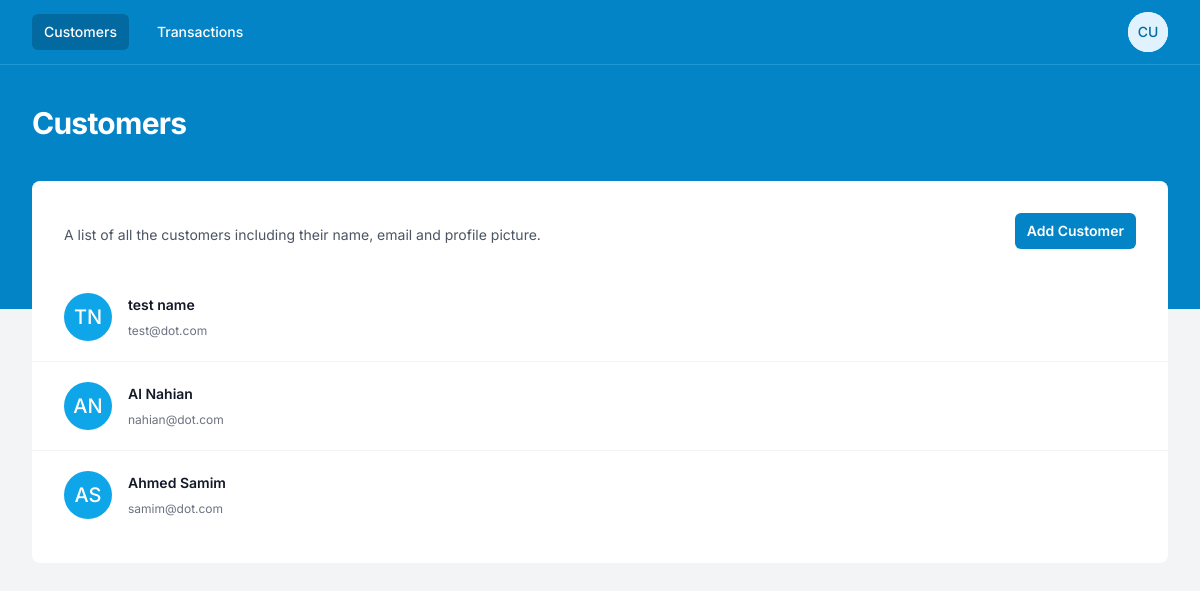
Page /admin/customers.php on the committed database.
### tables this page shows
CREATE TABLE `user` (
  `id` int(6) UNSIGNED NOT NULL,
  `firstname` varchar(30) NOT NULL,
  `lastname` varchar(30) DEFAULT NULL,
  `email` varchar(50) DEFAULT NULL,
  `pass` varchar(50) DEFAULT NULL,
  `reg_date` timestamp NOT NULL DEFAULT current_timestamp() ON UPDATE current_timestamp()
);

### includes/User.php (called while the page is built, shortened)
<?php
class User
{
    public static function getAll()
    {
        $conn = Connection::__self();
        try {
            $statement = $conn->prepare("SELECT * FROM user");
            $statement->execute();
            return $statement->fetchAll(PDO::FETCH_ASSOC);
        } catch (PDOException $e) {
            die("Oops! Something is Wrong, could not find user. Exception Message -> " . $e->getMessage());
        }
    }
}

### admin/customers.php (the view, shortened to what this page needs)
<?php
$user_list = [];
if (Connection::isFile()) {
  $user_list = User::getAllFromFile();
} elseif (Connection::isDB()) {
  $user_list = User::getAll();
} else {
  die("Please, Set use_storage is \"isFile\" or \"isDatabase\" in your config.ini file");
}
?>
<!DOCTYPE html>
<html class="h-full bg-gray-100" lang="en">
<head>
  <script src="https://cdn.tailwindcss.com"></script>
</head>
<body class="h-full">
  <div class="min-h-full">
    <div class="pb-32 bg-sky-600">
      <nav class="border-b border-opacity-25 border-sky-300 bg-sky-600"
        x-data="{ mobileMenuOpen: false, userMenuOpen: false }">
        <div class="px-4 mx-auto max-w-7xl sm:px-6 lg:px-8">
          <div class="flex justify-between h-16">
            <div class="flex items-center px-2 lg:px-0">
              <div class="hidden sm:block">
                <div class="flex space-x-4">
                  <a href="./customers.php"
                    class="px-3 py-2 text-sm font-medium text-white rounded-md bg-sky-700">Customers</a>
                  <a href="./transactions.php"
                    class="px-3 py-2 text-sm font-medium text-white rounded-md hover:bg-sky-500 hover:bg-opacity-75">Transactions</a>
                </div>
              </div>
            </div>
            <div class="hidden gap-2 sm:ml-6 sm:flex sm:items-center">
              <div class="relative ml-3" x-data="{ open: false }">
                <div>
                  <button @click="open = !open" type="button"
                    class="flex text-sm bg-white rounded-full focus:outline-none" id="user-menu-button"
                    aria-expanded="false" aria-haspopup="true">
                    <span class="inline-flex items-center justify-center w-10 h-10 rounded-full bg-sky-100">
                      <span class="font-medium leading-none text-sky-700">
                        <?php
                        if (!empty($_SESSION["user"]) && $_SESSION["user"]["name"] != "") {
                          $name = explode(" ", $_SESSION["user"]["name"]);
                          $str = "";
                          foreach ($name as $i) {
                            $str .= $i[0];
                          }
                          echo strtoupper($str);
                        } else {
                          echo "CU";
                        }
                        ?>
                      </span>
                    </span>
                  </button>
                </div>
              </div>
            </div>
          </div>
        </div>
      </nav>
      <header class="py-10">
        <div class="px-4 mx-auto max-w-7xl sm:px-6 lg:px-8">
          <h1 class="text-3xl font-bold tracking-tight text-white">
            Customers
          </h1>
        </div>
      </header>
    </div>
    <main class="-mt-32">
      <div class="px-4 pb-12 mx-auto max-w-7xl sm:px-6 lg:px-8">
        <div class="py-8 bg-white rounded-lg">
          <div class="px-4 sm:px-6 lg:px-8">
            <div class="sm:flex sm:items-center">
              <div class="sm:flex-auto">
                <p class="mt-2 text-sm text-gray-600">
                  A list of all the customers including their name, email and
                  profile picture.
                </p>
              </div>
              <div class="mt-4 sm:ml-16 sm:mt-0 sm:flex-none">
                <a href="./add_customer.php" type="button"
                  class="block px-3 py-2 text-sm font-semibold text-center text-white rounded-md shadow-sm bg-sky-600 hover:bg-sky-500 focus-visible:outline focus-visible:outline-2 focus-visible:outline-offset-2 focus-visible:outline-sky-600">
                  Add Customer
                </a>
              </div>
            </div>
            <div class="flow-root mt-8">
              <div class="-mx-4 -my-2 overflow-x-auto sm:-mx-6 lg:-mx-8">
                <ul role="list" class="divide-y divide-gray-100">
                  <?php
                  if (!empty($user_list)) {
                    foreach ($user_list as $user) {
                      if ($user) {
                        ?>
                        <li class="relative flex justify-between px-4 py-5 gap-x-6 hover:bg-gray-50 sm:px-6 lg:px-8">
                          <div class="flex gap-x-4">
                            <span class="inline-flex items-center justify-center w-12 h-12 rounded-full bg-sky-500">
                              <span class="text-xl font-medium leading-none text-white">
                                <?php
                                if ($user["lastname"] != "") {
                                  $str = $user["firstname"][0] . $user["lastname"][0];
                                } else {
                                  $str = $user["firstname"][0] . $user["firstname"][1];
                                }
                                echo strtoupper($str);
                                ?>
                              </span>
                            </span>
                            <div class="flex-auto min-w-0">
                              <p class="text-sm font-semibold leading-6 text-gray-900">
                                <a href="./customer_transactions.php">
                                  <span class="absolute inset-x-0 bottom-0 -top-px"></span>
                                  <?php echo $user["firstname"] . " " . $user["lastname"]; ?>
                                </a>
                              </p>
                              <p class="flex mt-1 text-xs leading-5 text-gray-500">
                                <a href="./customer_transactions.php"
                                  class="relative truncate hover:underline"><?php echo $user["email"]; ?></a>
                              </p>
                            </div>
                          </div>
                        </li>
                        <?php
                      }
                    }
                  } ?>
                </ul>
              </div>
            </div>
          </div>
        </div>
      </div>
    </main>
  </div>
</body>
</html>

### admin/customers.php (style rules this page uses)
* { font-family: 'Inter', system-ui, -apple-system, BlinkMacSystemFont, 'Segoe UI', Roboto, Oxygen, Ubuntu, Cantarell, 'Open Sans', 'Helvetica Neue', sans-serif; }

### rows in the picture
user: str "TN", firstname "test", lastname "name", email "test@dot.com"
user: str "AN", firstname "Al", lastname "Nahian", email "nahian@dot.com"
user: str "AS", firstname "Ahmed", lastname "Samim", email "samim@dot.com"
